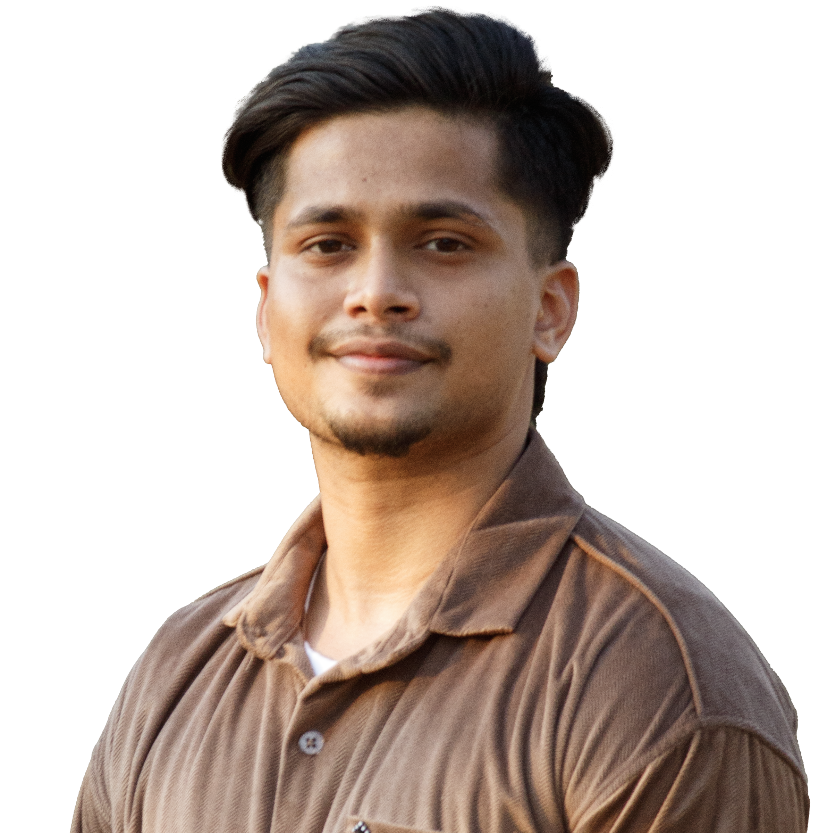
#> input picture assets/source/mrr.png, 819 x 833 px
$ python dotify.py ../assets/source/mrr.png
#> lines starting #> are read from the running program, lines starting #| are printed output that depends on the picture
#!/usr/bin/env python3
"""
dotify.py - turn a photo into dot-matrix / binary-grid art as an SVG.

Usage
-----
    python scripts/dotify.py me.jpg -o assets/portrait
    python scripts/dotify.py me.jpg -o assets/portrait --mode binary --cols 64
    python scripts/dotify.py me.jpg -o assets/portrait --circle --animate --color

Writes <out>-dark.svg and <out>-light.svg so the README can swap them with
<picture> + prefers-color-scheme. Also writes <out>.txt for the text modes.

Modes
-----
  dots    halftone: one circle per cell, radius scales with brightness
  binary  a grid of 0/1 glyphs, opacity scales with brightness
  ascii   plain ASCII ramp -> .txt (paste inside a ``` code block)
  braille unicode braille blocks -> .txt (4x denser than ascii)
"""

from __future__ import annotations

import argparse
import math
import sys
from pathlib import Path

try:
    from PIL import Image, ImageChops, ImageEnhance, ImageFilter, ImageOps
except ImportError:  # pragma: no cover
    sys.exit("Pillow is required:  python -m pip install Pillow")


# --------------------------------------------------------------------------- #
# themes
# --------------------------------------------------------------------------- #

THEMES = {
    # name: (foreground, dim-foreground, background-or-None)
    "dark": ("#8CC4FF", "#3B6FB0", None),
    "light": ("#1E3A8A", "#8FA9E0", None),
}

ASCII_RAMP = "@%#*+=-:. "  # dark -> light
BRAILLE_BASE = 0x2800
# bit order for a 2x4 braille cell: (col, row) -> dot bit
BRAILLE_BITS = [[0x01, 0x08], [0x02, 0x10], [0x04, 0x20], [0x40, 0x80]]


# --------------------------------------------------------------------------- #
# image prep
# --------------------------------------------------------------------------- #


# [11 lines left out: function square_crop, not called in this run]


def load_grid(path: Path, cols: int, contrast: float, gamma: float,
              cell_aspect: float, square: bool = False,
              focus: tuple[float, float] = (0.5, 0.5),
              equalize: bool = False, detail: float = 0.0):
    """Return (width, height, lum[y][x] in 0..1, rgb[y][x]).

    If the source has an alpha channel it is treated as a subject cutout: the
    image is flattened onto black, and the mask is carried through so nothing
    is ever drawn outside the subject and so `equalize` only measures the
    subject's own histogram rather than a huge empty background.
    """
#> called with cols = 88, contrast = 1.25, gamma = 1, cell_aspect = 1, square = False, focus = (0.5, 0.5), equalize = False, detail = 0
    img = ImageOps.exif_transpose(Image.open(path))
#> img is the input picture: PIL image 819x833 RGBA; mean R, G, B, A 69.3, 55.6, 47.8, 126.9

    mask = None
    if img.mode in ("RGBA", "LA", "P"):
        img = img.convert("RGBA")
        if img.split()[3].getextrema()[0] < 250:  # a real cutout, not a stray channel
            mask = img.split()[3]
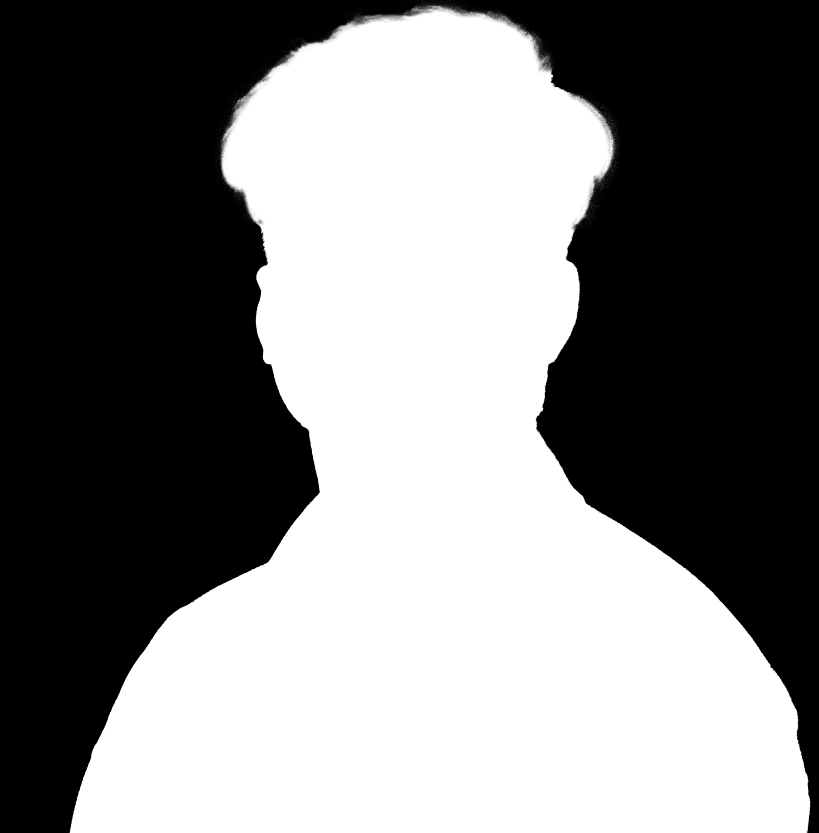
#> mask: PIL image 819x833 L; min 0, max 255, mean 126.9
        flat = Image.new("RGBA", img.size, (0, 0, 0, 255))
        flat.alpha_composite(img)
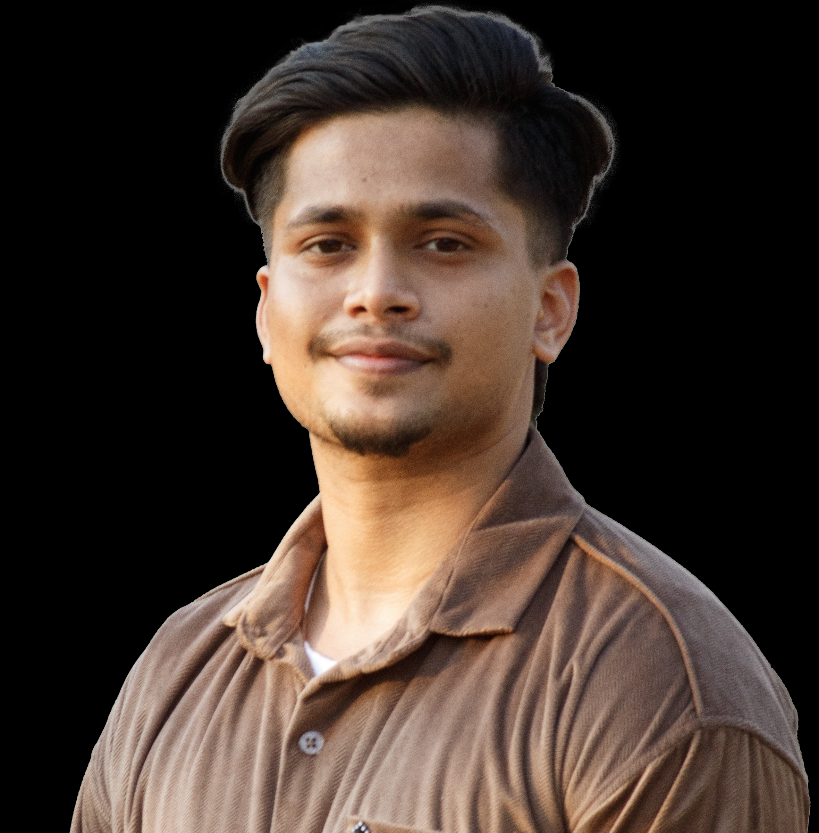
#> flat: PIL image 819x833 RGBA; mean R, G, B, A 66.5, 52.7, 45, 255
        img = flat
    img = img.convert("RGB")
#> img: PIL image 819x833 RGB

    if square:
        img = square_crop(img, *focus)
        if mask is not None:
            mask = square_crop(mask, *focus)

    gray = img.convert("L")

    # A lit face against near-black hair spans a far wider range than the ~10
    # tones a dot ramp can show. Equalising against the subject's own histogram
    # buys back the shadow detail; the unsharp pass puts local facial structure
    # back on top of the flattened result.
    if equalize:
        binmask = mask.point(lambda v: 255 if v > 127 else 0) if mask else None
        gray = ImageOps.equalize(gray, mask=binmask)
    if detail > 0:
        radius = max(2, round(min(img.size) / 52))
        gray = gray.filter(ImageFilter.UnsharpMask(
            radius=radius, percent=round(detail * 100), threshold=0))
    if contrast != 1.0:
        gray = ImageEnhance.Contrast(gray).enhance(contrast)
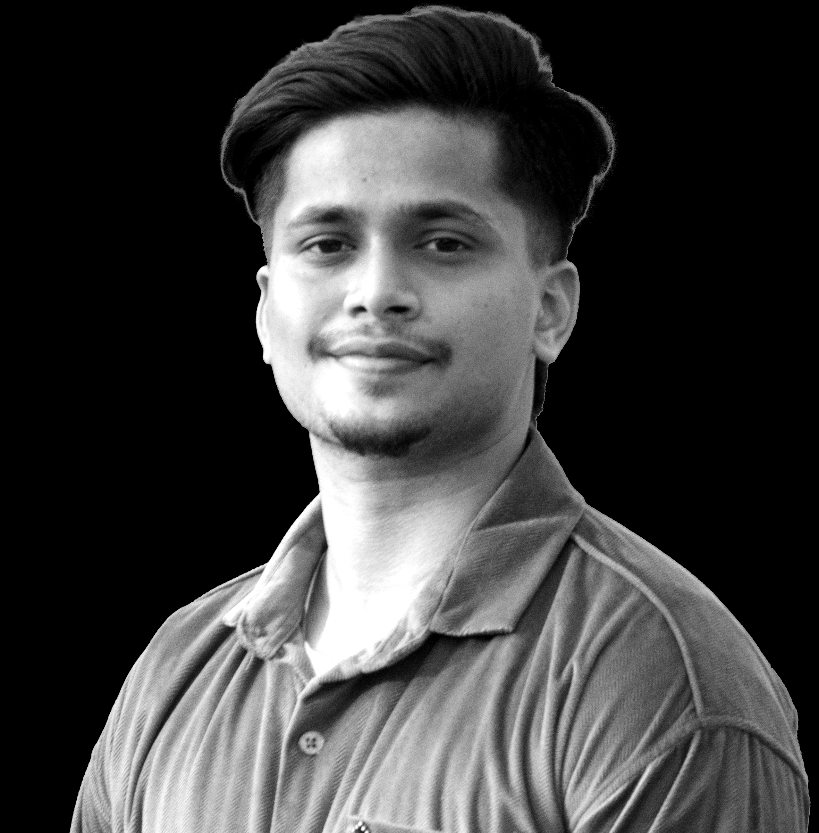
#> gray: PIL image 819x833 L; min 0, max 255, mean 62.5
        img = ImageEnhance.Contrast(img).enhance(contrast)
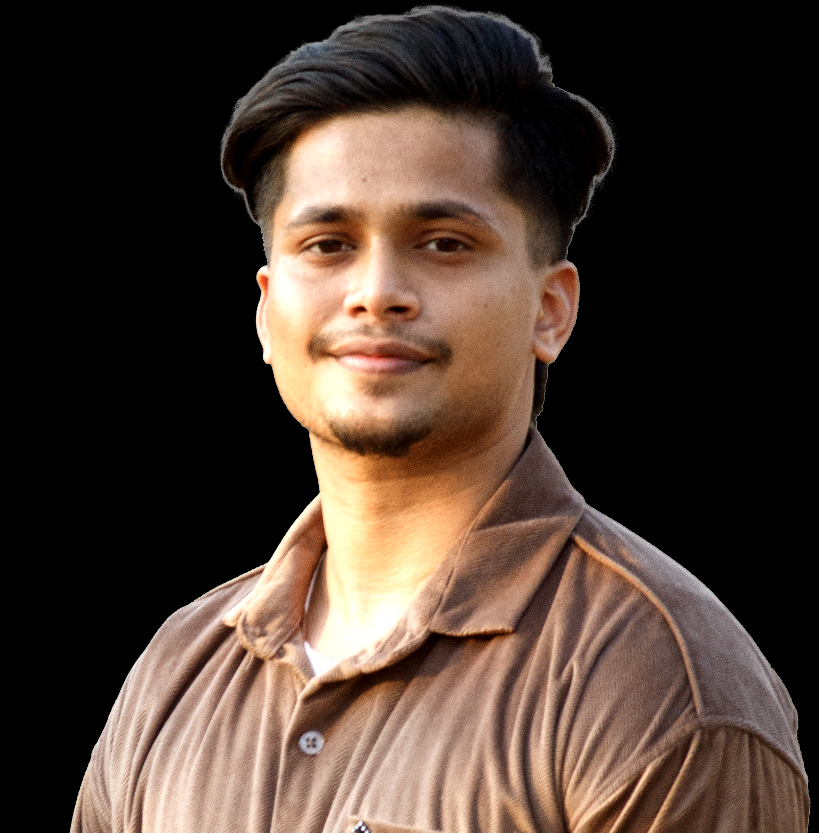
#> img: PIL image 819x833 RGB; mean R, G, B 74.6, 58.6, 49

    w, h = img.size
#> w = 819; h = 833
    # cell_aspect is cell width / cell height: 1.0 for square dot cells,
    # ~0.5 for monospace glyphs (which are about twice as tall as they are wide)
    rows = max(1, round(cols * (h / w) * cell_aspect))
#> rows = 90
    small_g = gray.resize((cols, rows), Image.Resampling.LANCZOS)
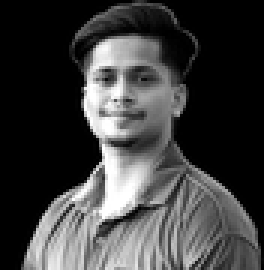
#> small_g: PIL image 88x90 L (shown 3 times larger); min 0, max 255, mean 62.7
    if mask is not None:
        small_m = mask.resize((cols, rows), Image.Resampling.LANCZOS)
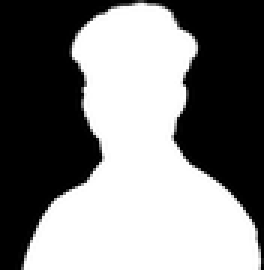
#> small_m: PIL image 88x90 L (shown 3 times larger); min 0, max 255, mean 126.9
        small_g = ImageChops.multiply(small_g, small_m)
    else:
        small_m = None
    small_c = img.resize((cols, rows), Image.Resampling.LANCZOS)
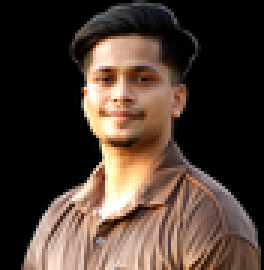
#> small_c: PIL image 88x90 RGB (shown 3 times larger); mean R, G, B 74.7, 58.8, 49.2

    gp, cp = small_g.load(), small_c.load()
    mp = small_m.load() if small_m is not None else None
    rgb, lum, msk = [], [], []
    for y in range(rows):
        rgb_row, lum_row, msk_row = [], [], []
        for x in range(cols):
            rgb_row.append(cp[x, y])
            v = gp[x, y] / 255.0
            lum_row.append(min(1.0, max(0.0, v ** gamma)))
            msk_row.append(mp[x, y] / 255.0 if mp is not None else 1.0)
        rgb.append(rgb_row)
        lum.append(lum_row)
        msk.append(msk_row)
#> after the loop, lum = 90 items; msk = 90 items; rgb = 90 items
    return cols, rows, lum, rgb, msk


# [10 lines left out: function circle_falloff, not called in this run]


# --------------------------------------------------------------------------- #
# svg builders
# --------------------------------------------------------------------------- #

def svg_header(w, h, rows, opts):
    css = []

    if opts.animate:
        # slow shimmer sweeping across the columns, staggered by lane
        css.append("@keyframes dp{0%,100%{opacity:.45}50%{opacity:1}}")
        css.append(f".d{{animation:dp {opts.duration}s ease-in-out infinite}}")
        css += [f".l{i}{{animation-delay:{i / opts.lanes * opts.duration:.2f}s}}"
                for i in range(opts.lanes)]

    if opts.reveal:
        # Row-by-row load-in. The animation goes on a <g> wrapping each row
        # rather than on the dots themselves: group opacity MULTIPLIES with the
        # children's own opacity, so binary mode keeps its per-glyph tone
        # instead of having it overwritten, and it is one class per row rather
        # than one per dot.
        step = opts.reveal_time / max(rows - 1, 1)
        css.append("@keyframes rv{from{opacity:0}to{opacity:1}}")
        css.append(f".rw{{animation:rv {opts.reveal_fade}s ease-out both}}")
        css += [
            f".r{y}{{animation-delay:{(rows - 1 - y if opts.reveal_dir == 'up' else y) * step:.3f}s}}"
            for y in range(rows)
        ]

    style = f"<style>{''.join(css)}</style>" if css else ""
    bgrect = f'<rect width="100%" height="100%" fill="{opts.bg}"/>' if opts.bg else ""
    pad = opts.pad
    return (
        f'<svg xmlns="http://www.w3.org/2000/svg" '
        f'viewBox="0 0 {w + 2 * pad} {h + 2 * pad}" '
        f'width="{w + 2 * pad}" height="{h + 2 * pad}" role="img" '
        f'aria-label="dot-matrix portrait">{style}{bgrect}'
        f'<g transform="translate({pad},{pad})">'
    )


def build_dots(cols, rows, lum, rgb, msk, theme, opts):
    fg, dim, _ = THEMES[theme]
    cell = opts.cell
    max_r = cell * 0.5 * opts.dot_scale
    lanes = opts.lanes
    # On a light background the same luminance-sized dots read as a photographic
    # negative (highlights become the densest dots). Inverting only the light
    # theme turns it into an ink-on-paper stipple: shadows/hair draw as dots,
    # highlights fall away to white. The mask keeps the background empty.
    eff_invert = opts.invert ^ (theme == "light")
    out = []
    for y in range(rows):
        row = []
        for x in range(cols):
            v = lum[y][x]
            if eff_invert:
                if msk[y][x] < 0.5:
                    continue
                v = 1 - v
            if opts.circle:
                v *= circle_falloff(x, y, cols, rows)
            if v < opts.floor:
                continue
            r = max_r * (v ** 0.85)
            if r < 0.18:
                continue
            cx = x * cell + cell / 2
            cy = y * cell + cell / 2
            if opts.color:
                cr, cg, cb = rgb[y][x]
                fill = f"#{cr:02x}{cg:02x}{cb:02x}"
            else:
                fill = fg if v > 0.42 else dim
            cls = f' class="d l{x % lanes}"' if opts.animate else ""
            row.append(
                f'<circle cx="{cx:.1f}" cy="{cy:.1f}" r="{r:.2f}" fill="{fill}"{cls}/>'
            )
        if not row:
            continue
        if opts.reveal:
            out.append(f'<g class="rw r{y}">{"".join(row)}</g>')
        else:
            out += row
    return "".join(out), cols * cell, rows * cell


# [80 lines left out: functions build_binary, build_ascii, build_braille, not called in this run]


# --------------------------------------------------------------------------- #
# main
# --------------------------------------------------------------------------- #


def main(argv=None):
    p = argparse.ArgumentParser(description=__doc__,
                                formatter_class=argparse.RawDescriptionHelpFormatter)
    p.add_argument("image", type=Path, help="source photo (jpg/png/webp)")
    p.add_argument("-o", "--out", type=Path, default=Path("assets/portrait"),
                   help="output path WITHOUT extension (default: assets/portrait)")
    p.add_argument("--mode", choices=("dots", "binary", "ascii", "braille"),
                   default="dots")
    p.add_argument("--cols", type=int, default=88, help="dots across (default 88)")
    p.add_argument("--cell", type=float, default=10.0, help="SVG units per cell")
    p.add_argument("--dot-scale", type=float, default=0.92,
                   help="max dot diameter as a fraction of the cell")
    p.add_argument("--gamma", type=float, default=1.0,
                   help="<1 brightens midtones, >1 darkens them")
    p.add_argument("--contrast", type=float, default=1.25)
    p.add_argument("--equalize", action="store_true",
                   help="equalise against the subject's own histogram — the fix "
                        "for a lit face against dark hair losing all shadow detail")
    p.add_argument("--detail", type=float, default=0.0, metavar="N",
                   help="local-contrast boost, 0-1.5. Puts facial structure back "
                        "after --equalize flattens it; 0.5 is a good start")
    p.add_argument("--floor", type=float, default=0.06,
                   help="drop cells dimmer than this (keeps the file small)")
    p.add_argument("--threshold", type=float, default=0.45,
                   help="on/off cutoff for braille mode")
    p.add_argument("--cell-aspect", type=float, default=1.0,
                   help="cell width/height; use 0.5 for ascii mode")
    p.add_argument("--square", action="store_true",
                   help="crop to 1:1 before converting")
    p.add_argument("--focus", default="0.5,0.5", metavar="X,Y",
                   help="focus point for --square as fractions of width,height "
                        "(default 0.5,0.5; use e.g. 0.55,0.42 to centre a face "
                        "sitting right of and above the middle)")
    p.add_argument("--invert", action="store_true",
                   help="big dots on DARK areas instead of light ones")
    p.add_argument("--circle", action="store_true",
                   help="mask to a circle (avatar style)")
    p.add_argument("--color", action="store_true",
                   help="tint each dot with the source pixel colour")
    p.add_argument("--animate", action="store_true",
                   help="add a slow shimmer sweeping across the columns")
    p.add_argument("--lanes", type=int, default=14, help="shimmer stagger groups")
    p.add_argument("--duration", type=float, default=4.0, help="shimmer seconds")
    p.add_argument("--reveal", action="store_true",
                   help="draw the image in row by row on load, like a slow scan")
    p.add_argument("--reveal-time", type=float, default=2.5, metavar="SEC",
                   help="how long the full top-to-bottom sweep takes (default 2.5)")
    p.add_argument("--reveal-fade", type=float, default=0.45, metavar="SEC",
                   help="how long one row takes to fade in (default 0.45)")
    p.add_argument("--reveal-dir", choices=("down", "up"), default="down",
                   help="sweep direction (default down)")
    p.add_argument("--pad", type=float, default=8.0)
    p.add_argument("--bg", default="", help="optional background colour")
    args = p.parse_args(argv)

    if args.mode == "ascii" and args.cell_aspect == 1.0:
        args.cell_aspect = 0.5  # monospace glyphs are ~2:1

    if not args.image.exists():
        sys.exit(f"no such image: {args.image}")

    try:
        fx, fy = (float(v) for v in args.focus.split(","))
    except ValueError:
        sys.exit(f"--focus wants two numbers like 0.55,0.42 (got {args.focus!r})")

    args.out.parent.mkdir(parents=True, exist_ok=True)
    cols, rows, lum, rgb, msk = load_grid(args.image, args.cols, args.contrast,
                                     args.gamma, args.cell_aspect,
                                     args.square, (fx, fy),
                                     args.equalize, args.detail)
#> cols = 88; rows = 90; lum = 90 items; rgb = 90 items; msk = 90 items

    if args.mode in ("ascii", "braille"):
        text = (build_ascii if args.mode == "ascii" else build_braille)(
            cols, rows, lum, args)
        txt = args.out.with_suffix(".txt")
        txt.write_text(text, encoding="utf-8")
        print(f"wrote {txt}  ({cols}x{rows} cells)")
        return

    builder = build_dots if args.mode == "dots" else build_binary
    # In --color mode the dot fills come from the photo, so the light and dark
    # renders would be byte-identical. Emit one theme-neutral file instead.
    themes = ("dark",) if args.color else ("dark", "light")
    for theme in themes:
        body, w, h = builder(cols, rows, lum, rgb, msk, theme, args)
        svg = svg_header(w, h, rows, args) + body + "</g></svg>"
        stem = args.out.name if args.color else f"{args.out.name}-{theme}"
        dest = args.out.with_name(f"{stem}.svg")
        dest.write_text(svg, encoding="utf-8")
        print(f"wrote {dest}  ({len(svg) / 1024:.0f} KB, {cols}x{rows} cells)")
#> this loop made 2 passes
#> (w, h) on passes 1 to 2: (880, 900), (880, 900)
#| wrote assets/portrait-dark.svg  (201 KB, 88x90 cells)
#| wrote assets/portrait-light.svg  (201 KB, 88x90 cells)


if __name__ == "__main__":
    main()
